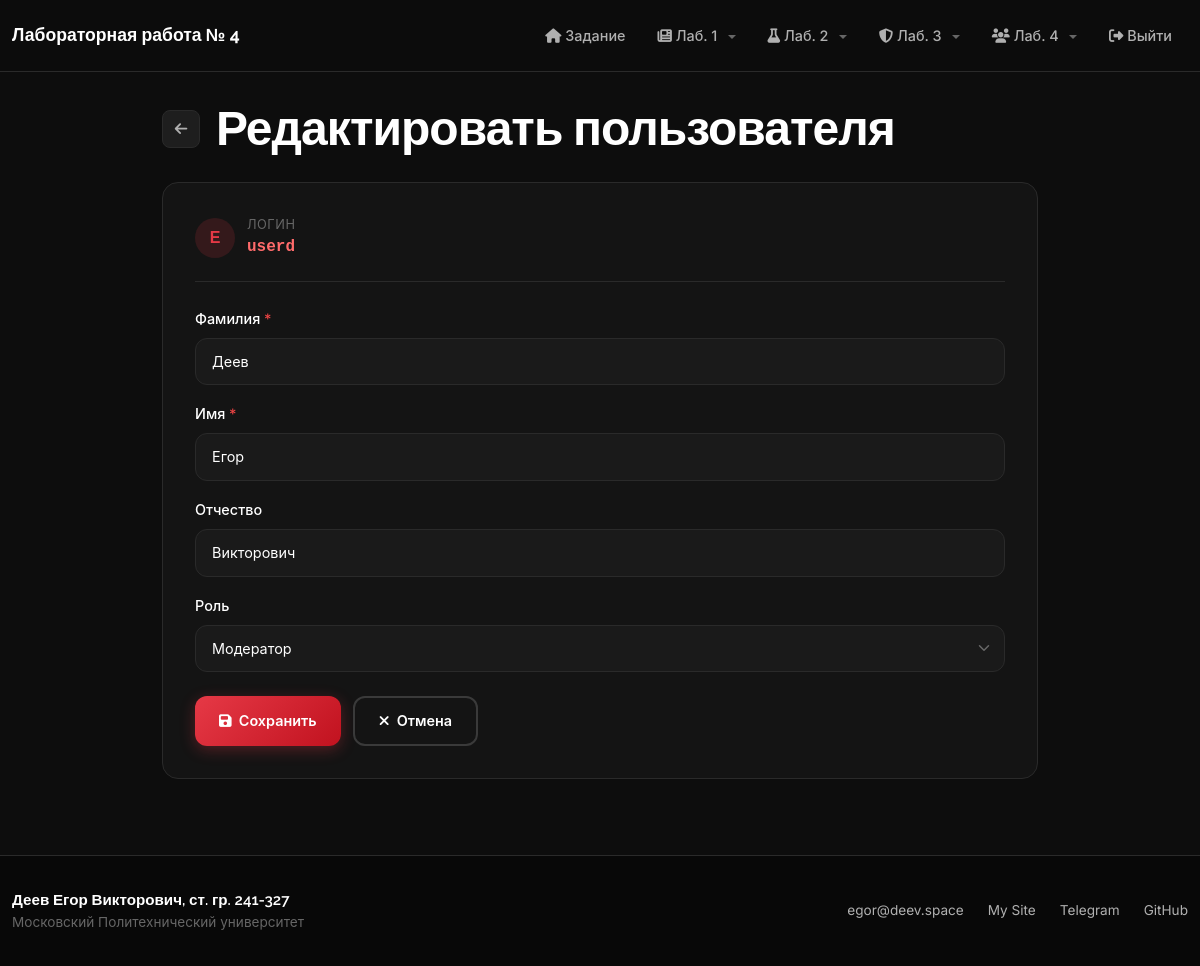
The page /users/2/edit (signed in) on the database its author committed.
### app.py (models this page shows, shortened)
class User(db.Model, UserMixin):
    __tablename__ = 'users'
    id = db.Column(db.Integer, primary_key=True)
    login = db.Column(db.String(100), unique=True, nullable=False)
    password_hash = db.Column(db.String(255), nullable=False)
    last_name = db.Column(db.String(100), nullable=True)
    first_name = db.Column(db.String(100), nullable=False)
    middle_name = db.Column(db.String(100), nullable=True)
    role_id = db.Column(db.Integer, db.ForeignKey('roles.id'), nullable=True)
    created_at = db.Column(db.DateTime, default=datetime.utcnow)
    role = db.relationship('Role', back_populates='users')

### app.py (the view)
@app.route('/users/<int:user_id>/edit', methods=['GET', 'POST'])
@login_required
def user_edit(user_id):
    user = User.query.filter_by(id=user_id).first_or_404()
    roles = Role.query.all()
    errors = {}
    if request.method == 'POST':
        last_name = request.form.get('last_name', '').strip()
        first_name = request.form.get('first_name', '').strip()
        middle_name = request.form.get('middle_name', '').strip()
        role_id = request.form.get('role_id') or None
        form_data = {
            'last_name': last_name,
            'first_name': first_name,
            'middle_name': middle_name,
            'role_id': role_id,
        }
        if not last_name:
            errors['last_name'] = ['Поле не может быть пустым.']
        if not first_name:
            errors['first_name'] = ['Поле не может быть пустым.']
        if not errors:
            try:
                user.last_name = last_name or None
                user.first_name = first_name
                user.middle_name = middle_name or None
                user.role_id = int(role_id) if role_id else None
                db.session.commit()
                flash('Пользователь успешно обновлён!', 'success')
                return redirect(url_for('users_list'))
            except Exception as e:
                db.session.rollback()
                flash(f'Ошибка при сохранении: {e}', 'error')
    else:
        form_data = {
            'last_name': user.last_name or '',
            'first_name': user.first_name or '',
            'middle_name': user.middle_name or '',
            'role_id': user.role_id,
        }
    return render_template('user_edit.html', title='Редактировать пользователя',
                           user=user, roles=roles, errors=errors, form_data=form_data)

### app.py (called while the page is built)
@login_manager.user_loader
def load_user(user_id):
    return User.query.filter_by(id=int(user_id)).first()

### templates/user_edit.html
{% extends 'base.html' %}
{% from 'macros.html' import user_form %}
{% block content %}
<div class="row my-4">
    <div class="col-lg-8 col-xl-9 mx-auto">
        <div class="page-back-header">
            <a href="{{ url_for('users_list') }}" class="btn-back">
                <i class="fas fa-arrow-left"></i>
            </a>
            <h1>Редактировать пользователя</h1>
        </div>
        <div class="data-card">
            <div style="display: flex; align-items: center; gap: 0.75rem; margin-bottom: 1.5rem; padding-bottom: 1.25rem; border-bottom: 1px solid var(--border);">
                <div class="user-avatar-sm" style="width: 40px; height: 40px; font-size: 1rem;">
                    {{ (user.first_name[0] if user.first_name else '?') | upper }}
                </div>
                <div>
                    <div style="color: var(--text-muted); font-size: 0.8rem; text-transform: uppercase; letter-spacing: 0.5px;">Логин</div>
                    <div style="color: var(--primary-light); font-family: 'Fira Code', monospace; font-weight: 600;">{{ user.login }}</div>
                </div>
            </div>
            <form method="POST" action="{{ url_for('user_edit', user_id=user.id) }}">
                {{ user_form(roles, errors, form_data, include_credentials=False) }}
                <div class="d-flex" style="gap: 0.75rem;">
                    <button type="submit" class="btn btn-primary">
                        <i class="fas fa-save"></i> Сохранить
                    </button>
                    <a href="{{ url_for('users_list') }}" class="btn btn-outline">
                        <i class="fas fa-times"></i> Отмена
                    </a>
                </div>
            </form>
        </div>
    </div>
</div>
{% endblock %}

### templates/macros.html (shortened to what this page needs)
{% macro user_form(roles, errors, form_data, include_credentials=False) %}
    <div class="mb-3">
        <label for="last_name" class="form-label">Фамилия <span style="color: var(--error);">*</span></label>
        <input type="text"
               class="form-control {% if errors.get('last_name') %}is-invalid{% endif %}"
               id="last_name" name="last_name"
               value="{{ form_data.get('last_name', '') }}"
               placeholder="Введите фамилию">
    </div>
    <div class="mb-3">
        <label for="first_name" class="form-label">Имя <span style="color: var(--error);">*</span></label>
        <input type="text"
               class="form-control {% if errors.get('first_name') %}is-invalid{% endif %}"
               id="first_name" name="first_name"
               value="{{ form_data.get('first_name', '') }}"
               placeholder="Введите имя">
    </div>
    <div class="mb-3">
        <label for="middle_name" class="form-label">Отчество</label>
        <input type="text"
               class="form-control"
               id="middle_name" name="middle_name"
               value="{{ form_data.get('middle_name', '') }}"
               placeholder="Введите отчество (необязательно)">
    </div>
    <div class="mb-4">
        <label for="role_id" class="form-label">Роль</label>
        <select class="form-control form-select-custom" id="role_id" name="role_id">
            {% for role in roles %}
            <option value="{{ role.id }}"
                {% if form_data.get('role_id') is not none and form_data.get('role_id')|string == role.id|string %}selected{% endif %}>
                {{ role.name }}
            </option>
            {% endfor %}
        </select>
    </div>
{% endmacro %}

### static/styles.css (style rules this page uses)
:root { --primary: #e63946; --primary-light: #ff6b6b; --primary-dark: #c1121f; --primary-bg: rgba(230, 57, 70, 0.15); --primary-glow: rgba(230, 57, 70, 0.3); --bg-main: #0d0d0d; --bg-darker: #080808; --bg-card: #141414; --bg-card-hover: #1a1a1a; --bg-elevated: #1e1e1e; --bg-input: #1a1a1a; --text-primary: #ffffff; --text-secondary: #b0b0b0; --text-muted: #666666; --border: #2a2a2a; --border-light: #3a3a3a; --success: #22c55e; --error: #ef4444; --radius-sm: 8px; --radius-md: 12px; --radius-lg: 16px; --radius-xl: 24px; --transition: all 0.3s cubic-bezier(0.4, 0, 0.2, 1); }
* { margin: 0; padding: 0; box-sizing: border-box; }
body { font-family: 'Inter', -apple-system, BlinkMacSystemFont, 'Segoe UI', Roboto, 'Helvetica Neue', Arial, sans-serif; font-size: 16px; line-height: 1.6; color: var(--text-secondary); background-color: var(--bg-main); -webkit-font-smoothing: antialiased; min-height: 100vh; display: flex; flex-direction: column; }
h1, h2, h3, h4, h5, h6 { font-family: 'Raleway', sans-serif; font-weight: 700; line-height: 1.2; letter-spacing: -0.02em; color: var(--text-primary); }
h1 { font-size: clamp(2rem, 4vw, 3.5rem); }
a { color: var(--primary); text-decoration: none; transition: var(--transition); }
.btn-primary { display: inline-flex; align-items: center; padding: 0.75rem 1.5rem; font-weight: 600; font-size: 0.9rem; border-radius: var(--radius-md); background: linear-gradient(135deg, var(--primary) 0%, var(--primary-dark) 100%); border: none; color: white; box-shadow: 0 4px 15px var(--primary-glow); transition: var(--transition); cursor: pointer; }
.btn-outline { display: inline-flex; align-items: center; padding: 0.75rem 1.5rem; font-weight: 600; font-size: 0.9rem; border-radius: var(--radius-md); background: transparent; border: 2px solid var(--border-light); color: var(--text-primary); transition: var(--transition); cursor: pointer; }
.data-card { background: var(--bg-card); border: 1px solid var(--border); border-radius: var(--radius-lg); padding: 2rem; transition: var(--transition); }
.form-control { background: var(--bg-input); border: 1px solid var(--border); border-radius: var(--radius-md); padding: 0.75rem 1rem; color: var(--text-primary); font-size: 0.9rem; transition: var(--transition); }
.form-control::placeholder { color: var(--text-muted); }
.form-label { color: var(--text-primary); font-weight: 500; font-size: 0.9rem; margin-bottom: 0.5rem; }
.user-avatar-sm { width: 36px; height: 36px; min-width: 36px; border-radius: 9999px; background: var(--primary-bg); color: var(--primary); display: flex; align-items: center; justify-content: center; font-weight: 700; font-size: 0.85rem; font-family: 'Raleway', sans-serif; }
.page-back-header { display: flex; align-items: center; gap: 1rem; margin-bottom: 1.5rem; }
.page-back-header h1 { margin-bottom: 0; }
.btn-back { display: inline-flex; align-items: center; justify-content: center; width: 38px; height: 38px; min-width: 38px; border-radius: var(--radius-sm); background: var(--bg-elevated); border: 1px solid var(--border); color: var(--text-secondary); cursor: pointer; transition: var(--transition); text-decoration: none; font-size: 0.9rem; }
.form-select-custom { -webkit-appearance: none; -moz-appearance: none; appearance: none; background-repeat: no-repeat; background-position: right 0.75rem center; background-size: 16px 12px; padding-right: 2.5rem !important; }
.form-select-custom option { background: var(--bg-card); color: var(--text-primary); }

### rows shown on the page
User: first_name "Е", login "userd", last_name "Деев", first_name "Егор", middle_name "Викторович"

### other values the page prints
form field role_id "Модератор"
